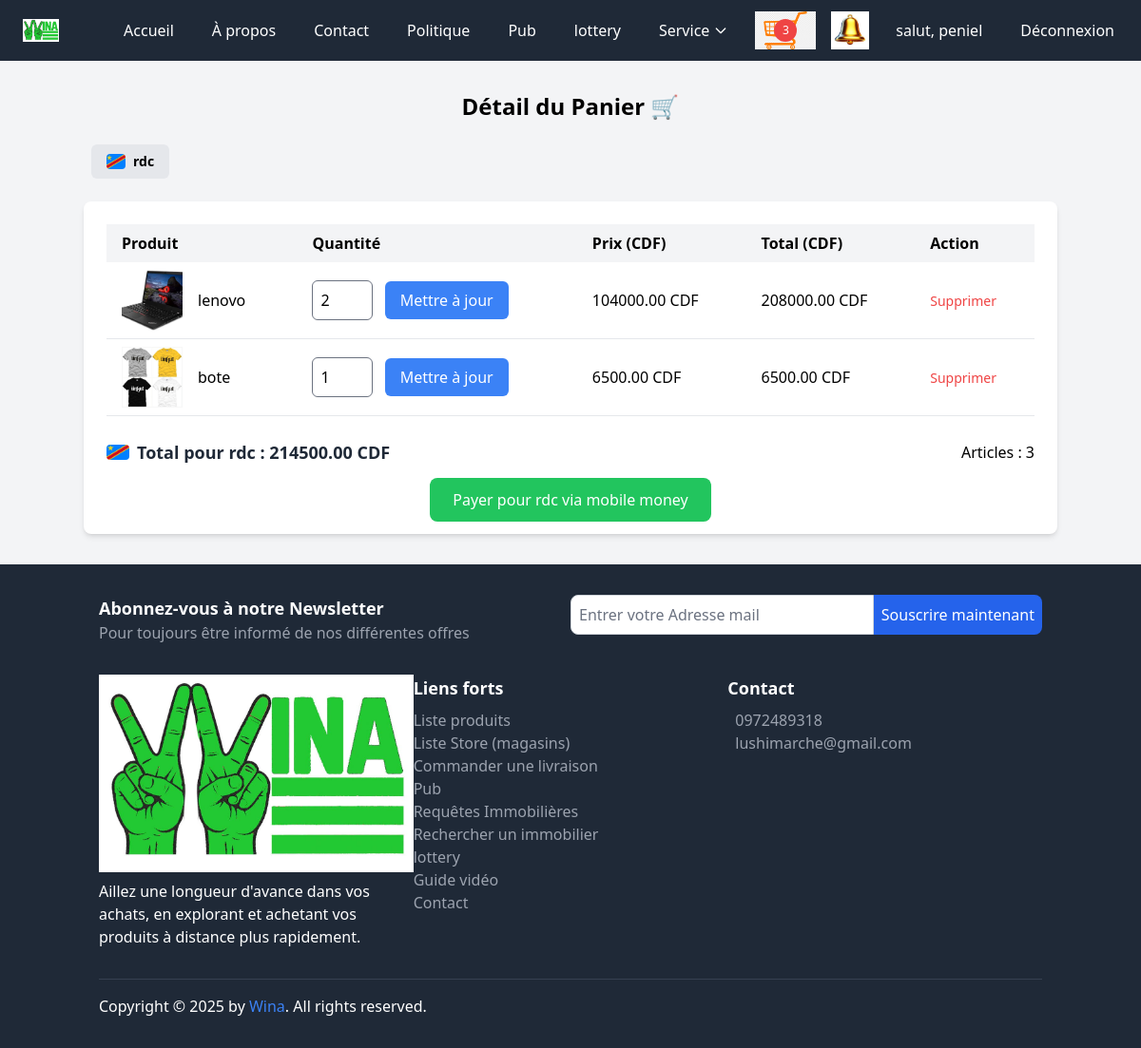
/cart/ (signed in), run on the app's committed database.
### core/models.py (models this page shows, shortened)
class Cart(models.Model):
    user = models.ForeignKey(settings.AUTH_USER_MODEL, on_delete=models.CASCADE, related_name='carts')
    country = models.ForeignKey(Country, on_delete=models.CASCADE, related_name='carts')
    created_at = models.DateTimeField(auto_now_add=True)
    is_ordered = models.BooleanField(default=False)
    is_active = models.BooleanField(default=True)
    def get_item_count(self):
        return sum(item.quantity for item in self.items.all())

class CartItem(models.Model):
    cart = models.ForeignKey(Cart, on_delete=models.CASCADE, related_name='items')
    product = models.ForeignKey(Product, on_delete=models.CASCADE)
    quantity = models.PositiveIntegerField(default=1)  # Définir un valeur par défaut de 1
    def get_total_price(self):
        return self.product.price_with_commission * self.quantity

class CustomUser(AbstractUser):
    email = models.EmailField(unique=True)
    profile_pic = models.ImageField(upload_to="p_img", blank=True, null=True)
    address = models.CharField(max_length=50, blank=True, null=True)
    phone = models.CharField(max_length=11, blank=True, null=True)
    commune = models.CharField(max_length=50, blank=True, null=True)
    city = models.ForeignKey(City, on_delete=models.SET_NULL, null=True, blank=True)
    country = models.ForeignKey(Country, on_delete=models.SET_NULL, null=True, blank=True)
    interests = models.TextField(blank=True, null=True)
    USERNAME_FIELD = 'email'
    REQUIRED_FIELDS = ['username']

class Country(models.Model):
    name = models.CharField(max_length=100, unique=True)
    flag = models.ImageField(upload_to='flags/')

class DeviseCountry(models.Model):
    country = models.OneToOneField("Country", on_delete=models.CASCADE, related_name="devise_info")
    devise = models.CharField(max_length=10)  # Exemple: 'USD', 'CDF', 'EUR'

class Product(models.Model):
    store = models.ForeignKey('Store', on_delete=models.CASCADE, related_name="products")
    category = models.ForeignKey('Category', on_delete=models.SET_NULL, related_name="products", null=True, blank=True)
    type_product = models.ForeignKey('TypeProduct', on_delete=models.SET_NULL, related_name="products", null=True, blank=True)
    name = models.CharField(max_length=255)
    description = models.TextField()
    price = models.DecimalField(max_digits=10, decimal_places=2)
    price_with_commission = models.DecimalField(max_digits=10, decimal_places=2, blank=True, null=True)
    stock = models.PositiveIntegerField()
    image = models.ImageField(upload_to='products/', null=True, blank=True)
    video = models.FileField(upload_to='products/videos/', null=True, blank=True)
    image_galerie = models.ImageField(upload_to='product/galerie/', null=True, blank=True, verbose_name="Image galerie")
    created_at = models.DateTimeField(auto_now_add=True)

### base/views.py (the view)
# urls.py: path('cart/', views.cart_detail_view, name='cart_detail_wina'),
@login_required
def cart_detail_view(request):
    carts = Cart.objects.filter(user=request.user, is_active=True, is_ordered=False)\
        .select_related('country')\
        .prefetch_related('items__product__store', 'items__product__store__country')
    carts_by_country = defaultdict(lambda: {
        'country': None,
        'cart': None,
        'items': [],
        'total_price': 0,
        'item_count': 0
    })
    for cart in carts:
        for item in cart.items.all():
            country = item.product.store.country
            country_id = country.id
            carts_by_country[country_id]['country'] = country
            carts_by_country[country_id]['cart'] = cart  # ✅ ajouter ici
            carts_by_country[country_id]['items'].append(item)
            carts_by_country[country_id]['total_price'] += item.product.price_with_commission * item.quantity
            carts_by_country[country_id]['item_count'] += item.quantity
    return render(request, 'base/cart_detail.html', {
        'carts_by_country': dict(carts_by_country)
    })

### core/context_processors.py (called while the page is built)
def cart(request):
    if request.user.is_authenticated:
        cart = get_or_create_cart(request.user)
    else:
        cart = None
    return {'cart': cart}

def unread_notifications_count(request):
    if request.user.is_authenticated:
        hidden_ids = UserNotificationHide.objects.filter(user=request.user).values_list('notification_id', flat=True)
        count = Notification.objects.filter(user=request.user, is_read=False).exclude(id__in=hidden_ids).count()
        return {'unread_notifications_count': count}
    return {}

### core/utils.py (called while the page is built)
def get_or_create_cart(user):
    cart, created = Cart.objects.get_or_create(user=user, is_active=True)
    return cart

### base/templates/base/cart_detail.html (shortened to what this page needs)
{% extends 'base.html' %}
{% load static %}
{% block content %}
<div class="container mx-auto py-8">
  <h1 class="text-2xl font-bold mb-6 text-center">Détail du Panier 🛒</h1>
  {% if carts_by_country %}
    <div class="flex overflow-x-auto gap-4 mb-6 px-2">
      {% for country_id, data in carts_by_country.items %}
        <button onclick="openTab('tab-{{ country_id }}')" class="flex items-center gap-2 px-4 py-2 bg-gray-200 hover:bg-gray-300 rounded-md text-sm font-semibold whitespace-nowrap">
          {% if data.country.flag %}
            <img src="{{ data.country.flag.url }}" alt="Drapeau de {{ data.country.name }}" class="w-5 h-4 object-cover rounded">
          {% endif %}
          {{ data.country.name }}
        </button>
      {% endfor %}
    </div>
    {% for country_id, data in carts_by_country.items %}
      {% with devise=data.country.devise_info.devise %}
      <div id="tab-{{ country_id }}" class="tab-content hidden">
        <div class="bg-white p-6 rounded-lg shadow-md">
          {% if data.items %}
            <div class="overflow-x-auto">
              <table class="min-w-full table-auto">
                <thead class="bg-gray-100">
                  <tr>
                    <th class="px-4 py-2 text-left font-semibold">Produit</th>
                    <th class="px-4 py-2 text-left font-semibold">Quantité</th>
                    <th class="px-4 py-2 text-left font-semibold">Prix ({{ devise }})</th>
                    <th class="px-4 py-2 text-left font-semibold">Total ({{ devise }})</th>
                    <th class="px-4 py-2 text-left font-semibold">Action</th>
                  </tr>
                </thead>
                <tbody>
                  {% for item in data.items %}
                    <tr class="border-b hover:bg-gray-50">
                      <td class="px-4 py-2 flex flex-col sm:flex-row items-center">
                        <img src="{{ item.product.image.url }}" alt="{{ item.product.name }}" class="w-16 h-16 object-cover mb-2 sm:mb-0 sm:mr-4">
                        <span>{{ item.product.name }}</span>
                      </td>
                      <td class="px-4 py-2">
                        <form action="{% url 'update_cart_wina' cart_item_id=item.id quantity=item.quantity %}" method="POST">
                          <input type="number" name="quantity" value="{{ item.quantity }}" min="1" class="w-16 p-2 border rounded-md">
                          <button type="submit" class="bg-blue-500 text-white px-4 py-2 rounded-md mt-2 sm:mt-0 sm:ml-2 hover:bg-blue-600">Mettre à jour</button>
                        </form>
                      </td>
                      <td class="px-4 py-2">{{ item.product.price_with_commission }} {{ devise }}</td>
                      <td class="px-4 py-2">{{ item.get_total_price }} {{ devise }}</td>
                      <td class="px-4 py-2">
                        <form action="{% url 'remove_from_cart' cart_item_id=item.id %}" method="POST">
                          <button type="submit" class="text-red-500 hover:text-red-600 text-sm">Supprimer</button>
                        </form>
                      </td>
                    </tr>
                  {% endfor %}
                </tbody>
              </table>
            </div>
            <div class="mt-6 flex flex-col sm:flex-row justify-between items-center">
              <div class="flex items-center gap-2 text-lg font-semibold text-gray-800">
                {% if data.country.flag %}
                  <img src="{{ data.country.flag.url }}" alt="Drapeau" class="w-6 h-4 object-cover rounded">
                {% endif %}
                <span>Total pour {{ data.country.name }} : {{ data.total_price }} {{ devise }}</span>
              </div>
              <p class="text-base mt-2 sm:mt-0">Articles : {{ data.item_count }}</p>
            </div>
            <div class="mt-6 text-center">
              {% if data.country %}
  <a href="{% url 'mobile_money_checkout_by_country' country_id=data.country.id %}" class="bg-green-500 text-white px-6 py-3 rounded-lg hover:bg-green-600 transition duration-300">
    Payer pour {{ data.country.name }} via mobile money
  </a>
{% else %}
  <p class="text-red-500 text-sm">Aucun pays associé à ce panier.</p>
{% endif %}
            </div>
          {% else %}
            <p class="text-center text-gray-500">Aucun produit dans ce panier.</p>
          {% endif %}
        </div>
      </div>
      {% endwith %}
    {% endfor %}
  {% else %}
    <p class="text-center text-gray-500">Votre panier est vide.</p>
  {% endif %}
</div>
{% endblock %}

### templates/base.html (shortened to what this page needs)
{% load static tailwind_tags %}
{% load static %}
<!DOCTYPE html>
<html lang="fr">
<head>
    <link href='https://unpkg.com/boxicons@2.1.4/css/boxicons.min.css' rel='stylesheet'>
    <link rel="stylesheet" href="{% static 'css/dist/styles.css' %}">
    {% tailwind_css %}
</head>
<body class="bg-gray-100">
    <nav class="bg-gray-800 text-white">
        <div class="max-w-7xl mx-auto px-4 py-3 flex justify-between items-center">
            <a href="{% url 'index' %}" class="text-gray hover:underline flex items-center bg-white-800 p-2 rounded">
                <img src="{% static 'img/logoo.png' %}" alt="Logo" class="h-6 mr-2">
            </a>
            <div class="hidden md:flex space-x-4">
                <a href="{% url 'index' %}" class="hover:bg-gray-700 px-3 py-2 rounded">Accueil</a>
                <a href="{% url 'apropos' %}" class="hover:bg-gray-700 px-3 py-2 rounded">À propos</a>
                <a href="{% url 'contact' %}" class="hover:bg-gray-700 px-3 py-2 rounded">Contact</a>
                <a href="{% url 'politique' %}" class="hover:bg-gray-700 px-3 py-2 rounded">Politique</a>
                <a href="{% url 'advertisement_list_wina' %}" class="hover:bg-gray-700 px-3 py-2 rounded">Pub</a>
                <a href="{% url 'lottery_list' %}" class="hover:bg-gray-700 px-3 py-2 rounded">lottery</a>
<div class="relative">
    <button class="hover:bg-gray-700 px-3 py-2 rounded inline-flex items-center" id="immoDropdownButton">
       Service
        <svg class="ml-1 w-4 h-4" fill="none" stroke="currentColor" viewBox="0 0 24 24" xmlns="http://www.w3.org/2000/svg">
            <path stroke-linecap="round" stroke-linejoin="round" stroke-width="2" d="M19 9l-7 7-7-7"></path>
        </svg>
    </button>
</div>
<a href="{% url 'cart_detail_wina' %}" class="relative inline-block">
    <span class="cart-items-count absolute top-1/2 left-1/2 bg-red-500 text-white rounded-full w-6 h-6 flex items-center justify-center text-xs transform -translate-x-1/2 -translate-y-1/2">
        {{ cart.get_item_count }}
    </span>
</a>
{% if user.is_authenticated %}
<a href="{% url 'notifications_list' %}" class="relative inline-block">
    <img src="{% static 'img/belll.jpg' %}" alt="Notifications" class="w-10 h-10">
</a>
{% endif %}
                {% if request.user.is_authenticated %}
                    <a href="{% url 'profile' %}" class="hover:bg-gray-700 px-3 py-2 rounded">salut, {{ request.user.username }}</a>
                    <a href="{% url 'logout' %}" class="hover:bg-gray-700 px-3 py-2 rounded">Déconnexion</a>
                {% else %}
                    <a href="{% url 'signup' %}" class="hover:bg-gray-700 px-3 py-2 rounded">S'inscrire</a>
                    <a href="{% url 'login' %}" class="hover:bg-gray-700 px-3 py-2 rounded">Connexion</a>
                {% endif %}
            </div>
        </div>
    </nav>
      {% block content %}{% endblock content %}
    <footer class="bg-gray-800 text-white py-8">
        <div class="container mx-auto px-4">
            <div class="mb-8">
                <div class="flex flex-col md:flex-row">
                    <div class="md:w-1/2 mb-4 md:mb-0">
                        <h3 class="text-lg font-bold">Abonnez-vous à notre Newsletter</h3>
                        <p class="text-gray-400">Pour toujours être informé de nos différentes offres</p>
                    </div>
                    <div class="md:w-1/2">
                        <form action="https://api.web3forms.com/submit" method="POST" class="flex">
                            <input type="email" name="email" placeholder="Entrer votre Adresse mail" required class="flex-1 p-2 rounded-l-lg border border-gray-300" />
                            <button class="bg-blue-600 text-white p-2 rounded-r-lg">Souscrire maintenant</button>
                        </form>
                    </div>
                </div>
            </div>
            <div class="flex flex-col md:flex-row mb-8">
                <div class="md:w-1/3 mb-4 md:mb-0">
                    <div class="footer-logo mb-2">
                        <img class="img-fluid" src="{% static 'img/logoo.png' %}" alt="">
                    </div>
                    <p>Aillez une longueur d'avance dans vos achats, en explorant et achetant vos produits à distance plus rapidement.</p>
                </div>
                <div class="md:w-1/3 mb-4 md:mb-0">
                    <h3 class="text-lg font-bold">Liens forts</h3>
                    <ul class="mt-2">
                        <li><a href="{% url 'product_list_wina' %}" class="text-gray-400 hover:text-white">Liste produits</a></li>
                        <li><a href="{% url 'store_list_wina' %}" class="text-gray-400 hover:text-white">Liste Store (magasins)</a></li>
                        <li><a href="{% url 'creer_commande' %}" class="text-gray-400 hover:text-white">Commander une livraison</a></li>
                        <li><a href="{% url 'advertisement_list_wina' %}" class="text-gray-400 hover:text-white">Pub</a></li>
                        <li><a href="{% url 'requete_list' %}" class="text-gray-400 hover:text-white">Requêtes Immobilières</a></li>
                        <li><a href="{% url 'requete_create' %}" class="text-gray-400 hover:text-white">Rechercher un immobilier</a></li>
                        <li><a href="{% url 'lottery_list' %}" class="text-gray-400 hover:text-white">lottery</a></li>
                        <li><a href="{% url 'video_list' %}" class="text-gray-400 hover:text-white">Guide vidéo</a></li>
                        <li><a href="{% url 'contact' %}" class="text-gray-400 hover:text-white">Contact</a></li>
                    </ul>
                </div>
                <div class="md:w-1/3">
                    <h3 class="text-lg font-bold">Contact</h3>
                    <div class="mt-2">
                        <p class="flex items-center"><a href="callto:+243 97 24 89 318" class="text-gray-400 hover:text-white">0972489318</a></p>
                        <p class="flex items-center"><a href="mailto:lushimarche@gmail.com" class="text-gray-400 hover:text-white">lushimarche@gmail.com</a></p>
                    </div>
                </div>
            </div>
            <div class="border-t border-gray-700 pt-4">
                <div class="flex justify-between items-center">
                    <div>
                        <p class="mb-0">Copyright © 2025 by <a href="#" class="text-blue-500 hover:underline">Wina</a>. All rights reserved.</p>
                    </div>
                </div>
            </div>
        </div>
    </footer>
</body>
</html>

### data on the page
Cart: get_item_count "3"
CustomUser: user.username "peniel"
Country: country.flag (picture), country.name "rdc", country.devise_info.devise "CDF", total_price "214500.00", item_count "3"
CartItem: product.image (picture), product.name "lenovo", quantity "2", product.price_with_commission "104000.00", get_total_price "208000.00"
DeviseCountry: devise "CDF"
CartItem: product.image (picture), product.name "bote", quantity "1", product.price_with_commission "6500.00", get_total_price "6500.00"
